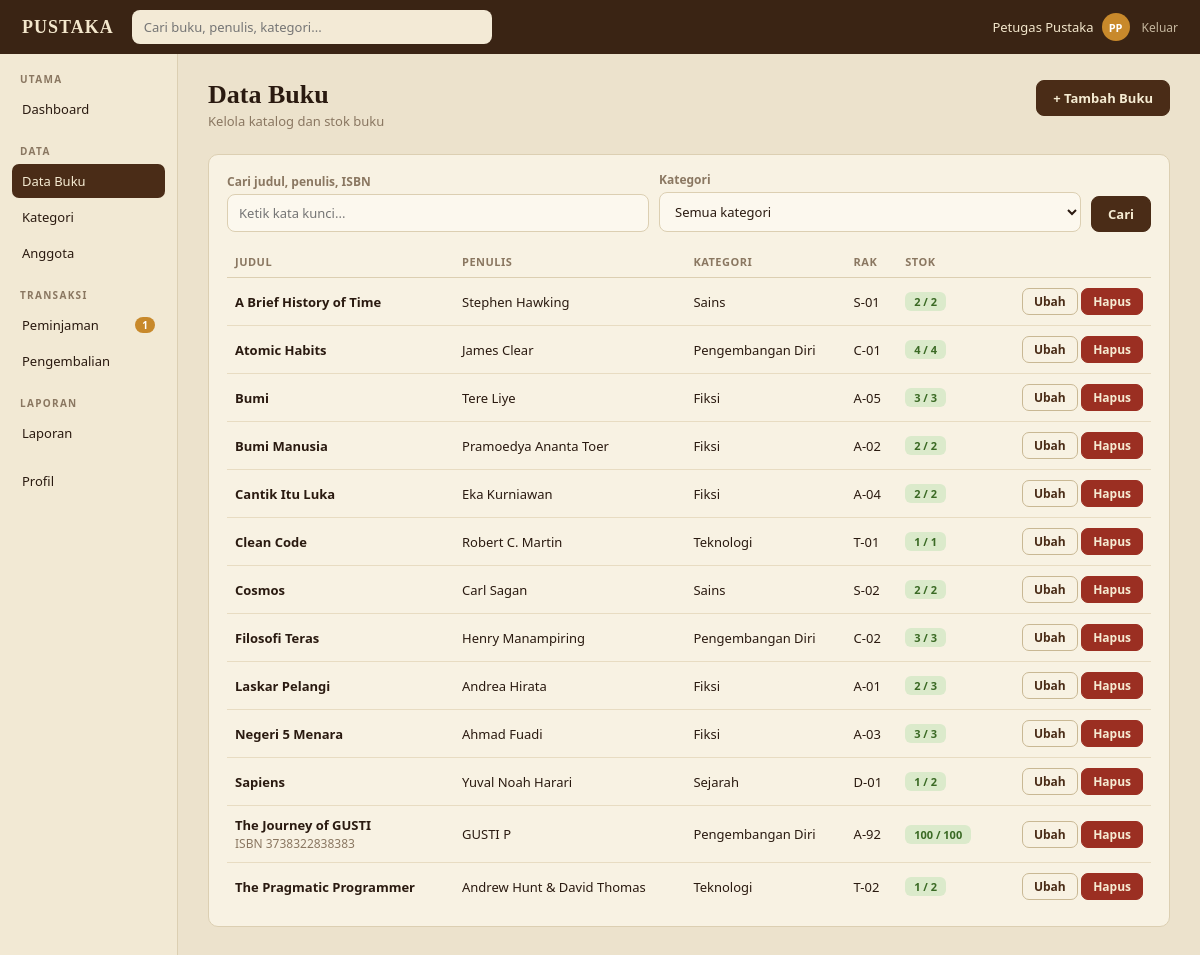
The page /buku (signed in) on the database its author committed.
### tables this page shows
CREATE TABLE users (
    id            INTEGER PRIMARY KEY AUTOINCREMENT,
    name          TEXT NOT NULL,
    email         TEXT NOT NULL UNIQUE,
    password_hash TEXT NOT NULL,
    role          TEXT NOT NULL DEFAULT 'anggota'
                  CHECK (role IN ('admin', 'petugas', 'anggota')),
    member_code   TEXT UNIQUE,              -- hanya untuk anggota, contoh AG0004
    phone         TEXT,
    address       TEXT,
    status        TEXT NOT NULL DEFAULT 'aktif'
                  CHECK (status IN ('aktif', 'nonaktif')),
    created_at    TEXT NOT NULL DEFAULT (datetime('now', 'localtime'))
);

CREATE TABLE books (
    id              INTEGER PRIMARY KEY AUTOINCREMENT,
    isbn            TEXT UNIQUE,
    title           TEXT NOT NULL,
    author          TEXT NOT NULL,
    publisher       TEXT,
    year            INTEGER,
    category_id     INTEGER REFERENCES categories(id) ON DELETE SET NULL,
    shelf           TEXT,                   -- lokasi rak
    description     TEXT,
    stock_total     INTEGER NOT NULL DEFAULT 1 CHECK (stock_total >= 0),
    stock_available INTEGER NOT NULL DEFAULT 1 CHECK (stock_available >= 0),
    created_at      TEXT NOT NULL DEFAULT (datetime('now', 'localtime'))
);

CREATE TABLE categories (
    id   INTEGER PRIMARY KEY AUTOINCREMENT,
    name TEXT NOT NULL UNIQUE
);

### app.py (the view)
@app.route("/buku")
@staff_required
def books():
    q = request.args.get("q", "").strip()
    cat = request.args.get("kategori", "")
    sql, args = BOOK_SELECT + " WHERE 1=1", []
    if q:
        sql += " AND (b.title LIKE ? OR b.author LIKE ? OR b.isbn LIKE ? OR c.name LIKE ?)"
        args += [f"%{q}%"] * 4
    if cat:
        sql += " AND b.category_id = ?"
        args.append(cat)
    rows = q_all(sql + " ORDER BY b.title", *args)
    return render_template("books.html", rows=rows, categories=categories(), q=q, cat=cat,
                           active="books")

### app.py (called while the page is built)
def db():
    if "db" not in g:
        g.db = sqlite3.connect(DB_PATH)
        g.db.row_factory = sqlite3.Row
        g.db.execute("PRAGMA foreign_keys = ON")
    return g.db

def q_all(sql, *args):
    return db().execute(sql, args).fetchall()

def q_one(sql, *args):
    return db().execute(sql, args).fetchone()

def q_val(sql, *args):
    return db().execute(sql, args).fetchone()[0]

def cfg(key):
    row = q_one("SELECT value FROM settings WHERE key = ?", key)
    return int(row["value"]) if row else DEFAULTS[key]

@app.template_filter("initials")
def f_initials(name):
    parts = [p for p in (name or "").split() if p]
    return "".join(p[0] for p in parts[:2]).upper() or "?"

def categories():
    return q_all("SELECT c.*, (SELECT COUNT(*) FROM books b WHERE b.category_id=c.id) AS n "
                 "FROM categories c ORDER BY c.name")

@app.before_request
def load_user():
    g.user = None
    if request.endpoint == "static":
        return
    uid = session.get("uid")
    if uid:
        u = q_one("SELECT * FROM users WHERE id=?", uid)
        if u and u["status"] == "aktif":
            g.user = u
        else:
            session.clear()
            if u:
                flash("Akunmu dinonaktifkan. Hubungi petugas perpustakaan.", "error")

@app.context_processor
def inject_globals():
    ctx = {"me": g.get("user"), "max_loans": cfg("max_loans"),
           "fine_per_day": cfg("fine_per_day"), "loan_days": cfg("loan_days")}
    if g.get("user") and g.user["role"] in STAFF_ROLES:
        ctx["pending_count"] = q_val("SELECT COUNT(*) FROM loans WHERE status='menunggu'")
    return ctx

def roles_required(*roles):
    def deco(view):
        @wraps(view)
        def wrapped(*a, **kw):
            if not g.user:
                return redirect(url_for("login"))
            if g.user["role"] not in roles:
                flash("Halaman itu tidak tersedia untuk akunmu.", "error")
                return redirect(url_for("index"))
            return view(*a, **kw)
        return wrapped
    return deco

### templates/books.html (shortened to what this page needs)
{% extends "layout.html" %}
{% from "macros.html" import chip %}
{% block content %}
<div class="page-head">
  <div><h1>Data Buku</h1><p class="sub">Kelola katalog dan stok buku</p></div>
  <a class="btn" href="{{ url_for('book_new') }}">+ Tambah Buku</a>
</div>
<div class="card">
  <form class="filters" method="get">
    <div><label>Cari judul, penulis, ISBN</label><input name="q" value="{{ q }}" placeholder="Ketik kata kunci..."></div>
    <div><label>Kategori</label>
      <select name="kategori">
        <option value="">Semua kategori</option>
      </select></div>
    <div class="auto"><button class="btn">Cari</button></div>
  </form>
  <div class="table-wrap">
  <table>
    <tr><th>Judul</th><th>Penulis</th><th>Kategori</th><th>Rak</th><th>Stok</th><th></th></tr>
    {% for b in rows %}
    <tr>
      <td><strong>{{ b.title }}</strong>{% if b.isbn %}<br><span class="muted small">ISBN {{ b.isbn }}</span>{% endif %}</td>
      <td>{{ b.author }}</td>
      <td>{{ b.category or '-' }}</td>
      <td>{{ b.shelf or '-' }}</td>
      <td>{{ chip(b.stock_available ~ ' / ' ~ b.stock_total, 'green' if b.stock_available else 'red') }}</td>
      <td class="nowrap right">
        <a class="btn ghost sm" href="{{ url_for('book_edit', bid=b.id) }}">Ubah</a>
        <form class="inline" method="post" action="{{ url_for('book_delete', bid=b.id) }}"
              onsubmit="return confirm('Hapus buku ini?')"><button class="btn red sm">Hapus</button></form>
      </td>
    </tr>
    {% else %}<tr><td colspan="6" class="muted">Tidak ada buku ditemukan.</td></tr>{% endfor %}
  </table>
  </div>
</div>
{% endblock %}

### templates/layout.html (shortened to what this page needs)
{% extends "base.html" %}
{% from "macros.html" import flashes %}
{% block body %}
{% set a = active|default('') %}
<header class="topbar">
  <a class="brand" href="{{ url_for('index') }}">PUSTAKA</a>
  <form class="search" action="{{ url_for('catalog') if me.role == 'anggota' else url_for('books') }}" method="get">
    <input name="q" value="{{ request.args.get('q', '') }}" placeholder="Cari buku, penulis, kategori...">
  </form>
  <div class="userchip">
    <a class="who" href="{{ url_for('profile') }}" title="Profil dan ganti kata sandi">
      <span>{{ me.name }}</span><span class="avatar">{{ me.name|initials }}</span></a>
    <a class="logout" href="{{ url_for('logout') }}">Keluar</a>
  </div>
</header>
<div class="shell">
  <aside class="sidebar">
    {% if me.role == 'anggota' %}
      <div class="nav-title">Jelajah</div>
      <a href="{{ url_for('catalog') }}" class="{{ 'active' if a == 'catalog' }}">Katalog Buku</a>
      <a href="{{ url_for('catalog_categories') }}" class="{{ 'active' if a == 'cats' }}">Kategori</a>
      <a href="{{ url_for('catalog', urut='terbaru') }}" class="{{ 'active' if a == 'latest' }}">Terkini</a>
      <div class="nav-title">Akun Saya</div>
      <a href="{{ url_for('my_loans') }}" class="{{ 'active' if a == 'mine' }}">Pinjaman Saya</a>
      <a href="{{ url_for('favorites') }}" class="{{ 'active' if a == 'favs' }}">Favorit</a>
      <a href="{{ url_for('my_loans', tab='riwayat') }}" class="{{ 'active' if a == 'history' }}">Riwayat</a>
      <a href="{{ url_for('profile') }}" class="{{ 'active' if a == 'profile' }}">Profil</a>
    {% else %}
      <div class="nav-title">Utama</div>
      <a href="{{ url_for('dashboard') }}" class="{{ 'active' if a == 'dashboard' }}">Dashboard</a>
      <div class="nav-title">Data</div>
      <a href="{{ url_for('books') }}" class="{{ 'active' if a == 'books' }}">Data Buku</a>
      <a href="{{ url_for('category_list') }}" class="{{ 'active' if a == 'categories' }}">Kategori</a>
      <a href="{{ url_for('members') }}" class="{{ 'active' if a == 'members' }}">Anggota</a>
      <div class="nav-title">Transaksi</div>
      <a href="{{ url_for('loans') }}" class="{{ 'active' if a == 'loans' }}">Peminjaman
        {% if pending_count %}<span class="badge">{{ pending_count }}</span>{% endif %}</a>
      <a href="{{ url_for('returns') }}" class="{{ 'active' if a == 'returns' }}">Pengembalian</a>
      <div class="nav-title">Laporan</div>
      <a href="{{ url_for('report') }}" class="{{ 'active' if a == 'report' }}">Laporan</a>
      <a href="{{ url_for('profile') }}" class="{{ 'active' if a == 'profile' }}" style="margin-top:14px">Profil</a>
    {% endif %}
  </aside>
  <main class="main">
    {% block content %}{% endblock %}
  </main>
</div>
{% endblock %}

### templates/macros.html (shortened to what this page needs)
{% macro chip(text, tone) %}<span class="chip {{ tone }}">{{ text }}</span>{% endmacro %}

### static/style.css (style rules this page uses)
:root { --bg: #ece2cc; --panel: #f8f2e3; --panel-2: #f2e9d4; --input: #fcf8ee; --ink: #2a1a10; --muted: #8a7761; --line: #dccfb2; --dark: #3a2414; --dark-2: #4a2c17; --gold: #c8892b; --serif: Georgia, "Times New Roman", serif; --sans: system-ui, -apple-system, "Segoe UI", Roboto, sans-serif; }
* { box-sizing: border-box; }
body { margin: 0; font-family: var(--sans); background: var(--bg); color: var(--ink); font-size: 14px; }
a { color: var(--dark-2); }
h1 { font-family: var(--serif); font-size: 26px; margin: 0 0 2px; }
.sub { color: var(--muted); font-size: 13px; margin: 0 0 20px; }
.muted { color: var(--muted); }
.small { font-size: 12px; }
.topbar { height: 54px; background: var(--dark); color: #f3e7cc; display: flex; align-items: center; gap: 18px; padding: 0 22px; position: sticky; top: 0; z-index: 5; }
.brand { font-family: var(--serif); font-weight: 700; letter-spacing: 1px; font-size: 18px; color: #f3e7cc; text-decoration: none; }
.search { flex: 1; max-width: 360px; margin: 0; }
.search input { width: 100%; border: 0; border-radius: 8px; padding: 8px 12px; font-size: 13px; background: #f3ead6; color: var(--ink); }
.userchip { margin-left: auto; display: flex; align-items: center; gap: 12px; font-size: 13px; }
.userchip a { color: #f3e7cc; text-decoration: none; }
.userchip .who { display: flex; align-items: center; gap: 8px; }
.avatar { width: 28px; height: 28px; border-radius: 50%; background: var(--gold); color: #fff; font-weight: 700; font-size: 11px; display: grid; place-items: center; }
.logout { opacity: .75; font-size: 12px; }
.shell { display: flex; min-height: calc(100vh - 54px); }
.sidebar { width: 178px; flex: none; background: var(--panel-2); border-right: 1px solid var(--line); padding: 14px 12px; }
.nav-title { font-size: 10px; letter-spacing: 1.3px; color: var(--muted); text-transform: uppercase; margin: 18px 8px 6px; font-weight: 600; }
.nav-title:first-child { margin-top: 4px; }
.sidebar a { display: flex; justify-content: space-between; align-items: center; padding: 8px 10px; border-radius: 7px; font-size: 13px; color: var(--ink); text-decoration: none; margin-bottom: 2px; }
.sidebar a.active { background: var(--dark-2); color: #f6ecd3; }
.badge { background: var(--gold); color: #fff; border-radius: 10px; font-size: 10px; padding: 1px 7px; font-weight: 700; }
.main { flex: 1; padding: 26px 30px 40px; min-width: 0; }
.card { background: var(--panel); border: 1px solid var(--line); border-radius: 10px; padding: 16px 18px; }
.page-head { display: flex; justify-content: space-between; align-items: flex-start; gap: 12px; flex-wrap: wrap; margin-bottom: 4px; }
.btn { display: inline-block; background: var(--dark-2); color: #f6ecd3; border: 1px solid var(--dark-2); border-radius: 8px; padding: 8px 16px; font-size: 13px; font-weight: 600; cursor: pointer; text-decoration: none; font-family: inherit; }
.btn.ghost { background: transparent; color: var(--dark-2); border-color: #c9b894; }
.btn.red { background: #9b2f22; border-color: #9b2f22; }
.btn.sm { padding: 4px 11px; font-size: 12px; border-radius: 7px; }
form.inline { display: inline; }
.chip { display: inline-block; padding: 2px 9px; border-radius: 6px; font-size: 11px; font-weight: 600; white-space: nowrap; }
.chip.green { background: #dbeacb; color: #3b6a25; }
table { width: 100%; border-collapse: collapse; font-size: 13px; }
th { text-align: left; font-size: 11px; color: var(--muted); font-weight: 600; text-transform: uppercase; letter-spacing: .5px; padding: 8px 8px; border-bottom: 1px solid var(--line); }
td { padding: 10px 8px; border-bottom: 1px solid #e8dcc2; vertical-align: middle; }
tr:last-child td { border-bottom: 0; }
.table-wrap { overflow-x: auto; }
.nowrap { white-space: nowrap; }
.right { text-align: right; }
label { display: block; font-size: 12px; color: var(--muted); margin: 12px 0 4px; font-weight: 600; }
input, select, textarea { width: 100%; padding: 9px 11px; border: 1px solid var(--line); border-radius: 8px; background: var(--input); font-size: 13px; font-family: inherit; color: var(--ink); }
.filters { display: flex; gap: 10px; align-items: flex-end; flex-wrap: wrap; margin-bottom: 14px; }
.filters > div { flex: 1; min-width: 150px; }
.filters .auto { flex: 0 0 auto; min-width: 0; }
.filters label { margin-top: 0; }

### rows shown on the page
users: name "Petugas Pustaka", name|initials "PP"
books: title "A Brief History of Time", author "Stephen Hawking", name "Sains", shelf "S-01", text "2 / 2"
books: title "Atomic Habits", author "James Clear", name "Pengembangan Diri", shelf "C-01", text "4 / 4"
books: title "Bumi", author "Tere Liye", name "Fiksi", shelf "A-05", text "3 / 3"
books: title "Bumi Manusia", author "Pramoedya Ananta Toer", name "Fiksi", shelf "A-02", text "2 / 2"
books: title "Cantik Itu Luka", author "Eka Kurniawan", name "Fiksi", shelf "A-04", text "2 / 2"
books: title "Clean Code", author "Robert C. Martin", name "Teknologi", shelf "T-01", text "1 / 1"
books: title "Cosmos", author "Carl Sagan", name "Sains", shelf "S-02", text "2 / 2"
books: title "Filosofi Teras", author "Henry Manampiring", name "Pengembangan Diri", shelf "C-02", text "3 / 3"
books: title "Laskar Pelangi", author "Andrea Hirata", name "Fiksi", shelf "A-01", text "2 / 3"
books: title "Negeri 5 Menara", author "Ahmad Fuadi", name "Fiksi", shelf "A-03", text "3 / 3"
books: title "Sapiens", author "Yuval Noah Harari", name "Sejarah", shelf "D-01", text "1 / 2"
books: title "The Journey of GUSTI", isbn "3738322838383", author "GUSTI P", name "Pengembangan Diri", shelf "A-92", text "100 / 100"
books: title "The Pragmatic Programmer", author "Andrew Hunt & David Thomas", name "Teknologi", shelf "T-02", text "1 / 2"

### other values the page prints
{{ pending_count }} "1"
